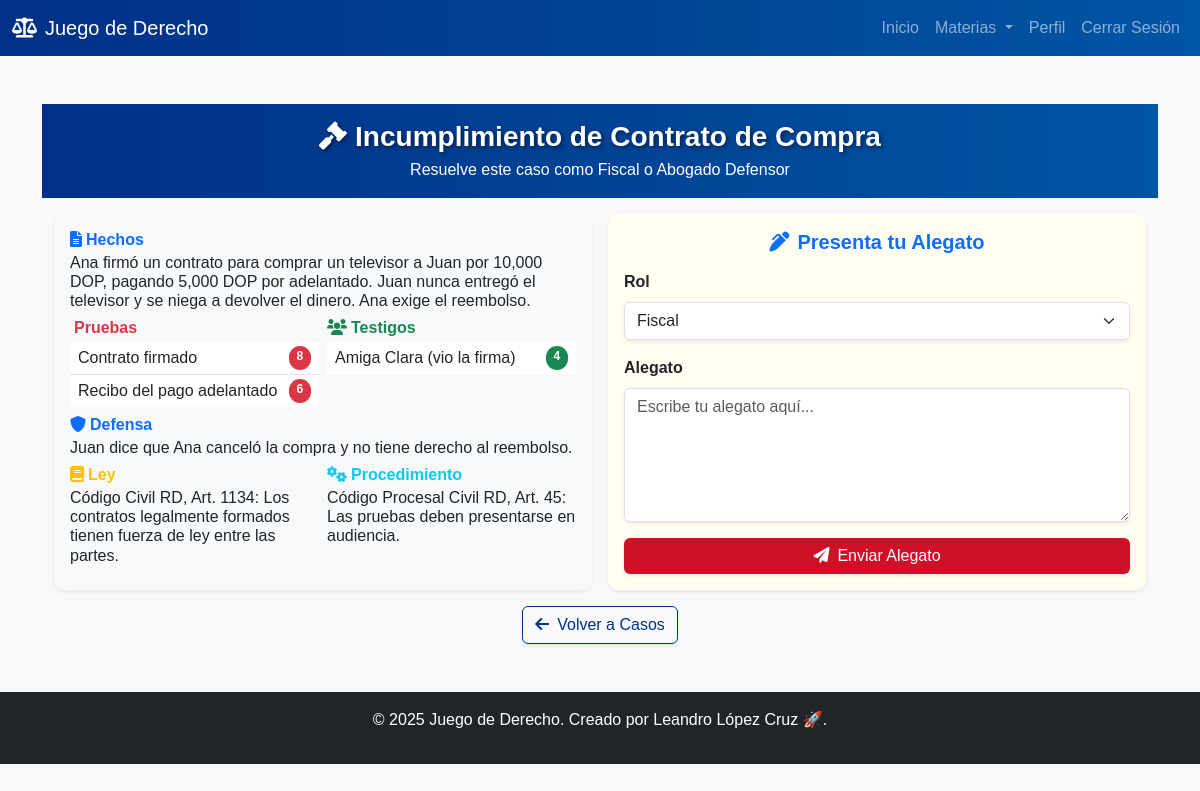
Screenshot of /caso/casos_civil/1 (signed in) with the database file from the repository.
### tables this page shows
CREATE TABLE casos_civil (
            id INTEGER PRIMARY KEY,
            titulo TEXT,
            hechos TEXT,
            pruebas TEXT,
            testigos TEXT,
            defensa TEXT,
            ley TEXT,
            procedimiento TEXT,
            condiciones_ganadoras TEXT
        , dificultad INTEGER DEFAULT 0);

### derecho2.py (the view)
    def wrap(*args, **kwargs):
        if 'user_id' not in session:
            flash("Por favor, inicia sesión primero.")
            return redirect(url_for('login'))
        return f(*args, **kwargs)

### derecho2.py (called while the page is built)
def login_required(f):
    def wrap(*args, **kwargs):
        if 'user_id' not in session:
            flash("Por favor, inicia sesión primero.")
            return redirect(url_for('login'))
        return f(*args, **kwargs)
    wrap.__name__ = f.__name__
    return wrap

### templates/casos.html (shortened to what this page needs)
{% extends "base.html" %}
{% block content %}
<header class="py-3 text-white text-center" style="background: linear-gradient(90deg, #003087, #0055a4);">
    <div class="container">
        <h1 class="fw-bold fs-3 mb-1" style="text-shadow: 2px 2px 4px rgba(0,0,0,0.5);">
            <i class="fas fa-gavel me-2"></i>{{ caso.titulo }}
        </h1>
        <p class="fs-6 mb-0">Resuelve este caso como Fiscal o Abogado Defensor</p>
    </div>
</header>
<div class="container my-3">
    <div class="row g-3">
        <div class="col-md-6">
            <div class="card shadow-sm border-0 h-100" style="background: #f8f9fa;">
                <div class="card-body p-3">
                    <div class="row g-2">
                        <div class="col-12">
                            <h5 class="text-primary fw-bold mb-1 fs-6">
                                <i class="fas fa-file-alt me-1"></i>Hechos
                            </h5>
                            <p class="text-dark mb-0 fs-6" style="line-height: 1.2;">{{ caso.hechos }}</p>
                        </div>
                        <div class="col-6">
                            <h5 class="text-danger fw-bold mb-1 fs-6">
                                Pruebas
                            </h5>
                            <ul class="list-group list-group-flush fs-6">
                                {% for prueba, peso in caso.pruebas.items() %}
                                <li class="list-group-item p-1 d-flex justify-content-between">
                                    <span>{{ prueba }}</span>
                                    <span class="badge bg-danger rounded-pill">{{ peso }}</span>
                                </li>
                                {% endfor %}
                            </ul>
                        </div>
                        <div class="col-6">
                            <h5 class="text-success fw-bold mb-1 fs-6">
                                <i class="fas fa-users me-1"></i>Testigos
                            </h5>
                            <ul class="list-group list-group-flush fs-6">
                                {% for testigo, peso in caso.testigos.items() %}
                                <li class="list-group-item p-1 d-flex justify-content-between">
                                    <span>{{ testigo }}</span>
                                    <span class="badge bg-success rounded-pill">{{ peso }}</span>
                                </li>
                                {% endfor %}
                            </ul>
                        </div>
                        <div class="col-12">
                            <h5 class="text-primary fw-bold mb-1 fs-6">
                                <i class="fas fa-shield-alt me-1"></i>Defensa
                            </h5>
                            <p class="text-dark mb-0 fs-6" style="line-height: 1.2;">{{ caso.defensa }}</p>
                        </div>
                        <div class="col-6">
                            <h5 class="text-warning fw-bold mb-1 fs-6">
                                <i class="fas fa-book me-1"></i>Ley
                            </h5>
                            <p class="text-dark mb-0 fs-6" style="line-height: 1.2;">{{ caso.ley }}</p>
                        </div>
                        <div class="col-6">
                            <h5 class="text-info fw-bold mb-1 fs-6">
                                <i class="fas fa-cogs me-1"></i>Procedimiento
                            </h5>
                            <p class="text-dark mb-0 fs-6" style="line-height: 1.2;">{{ caso.procedimiento }}</p>
                        </div>
                    </div>
                </div>
            </div>
        </div>
        <div class="col-md-6">
            <div class="card shadow-sm border-0 h-100">
                <div class="card-body p-3">
                    {% if resultado %}
                    <div class="alert alert-info h-100 d-flex flex-column justify-content-center p-3" role="alert">
                        <h4 class="alert-heading fw-bold text-info fs-5 mb-2">
                            <i class="fas fa-check-circle me-2"></i>Resultado
                        </h4>
                        <p class="fs-6 mb-0" style="white-space: pre-wrap;">{{ resultado | safe }}</p>
                    </div>
                    {% else %}
                    <h3 class="text-center fw-bold mb-3 text-primary fs-5">
                        <i class="fas fa-pen-alt me-2"></i>Presenta tu Alegato
                    </h3>
                    <form method="POST">
                        <div class="mb-3">
                            <label for="rol" class="form-label fw-bold text-dark fs-6">Rol</label>
                            <select name="rol" id="rol" class="form-select shadow-sm" required>
                                <option value="Fiscal">Fiscal</option>
                            </select>
                        </div>
                        <div class="mb-3">
                            <label for="argumento" class="form-label fw-bold text-dark fs-6">Alegato</label>
                            <textarea name="argumento" id="argumento" class="form-control shadow-sm" rows="5" required placeholder="Escribe tu alegato aquí..."></textarea>
                        </div>
                        <button type="submit" class="btn btn-primary w-100 shadow-sm" style="background: #CE1126; border: none; transition: background 0.3s;">
                            <i class="fas fa-paper-plane me-2"></i>Enviar Alegato
                        </button>
                    </form>
                    {% endif %}
                </div>
            </div>
        </div>
    </div>
    <div class="text-center mt-3">
        <a href="{{ url_for(endpoint) }}" class="btn btn-outline-secondary shadow-sm" style="border-color: #003087; color: #003087; transition: all 0.3s;">
            <i class="fas fa-arrow-left me-2"></i>Volver a Casos
        </a>
    </div>
</div>
{% endblock %}

### static/style.css (style rules this page uses)
body { font-family: 'Arial', sans-serif; background: url('https://www.transparenttextures.com/patterns/paper-fibers.png') repeat; background-color: #f8f9fa; }
.card { box-shadow: 0 4px 8px rgba(0,0,0,0.1); border-radius: 10px; transition: transform 0.3s; border: 1px solid #d3c8a0; background-color: #fffef0; }
.btn-primary { transition: all 0.3s; background-color: #003087; border-color: #003087; }

### templates/casos.html (style rules this page uses)
.card-body { padding: 1rem !important; }
.list-group-item { padding: 0.25rem 0.5rem !important; }

### rows the page displays
casos_civil: titulo "Incumplimiento de Contrato de Compra", hechos "Ana firmó un contrato para comprar un televisor a Juan por 10,000 DOP, pagando 5,000 DOP por adelantado. Juan nunca entregó el televisor y se niega a devolver el dinero. Ana exige el reembolso.", defensa "Juan dice que Ana canceló la compra y no tiene derecho al reembolso.", ley "Código Civil RD, Art. 1134: Los contratos legalmente formados tienen fuerza de ley entre las partes.", procedimiento "Código Procesal Civil RD, Art. 45: Las pruebas deben presentarse en audiencia."

### other values shown
{{ prueba }} "Contrato firmado" "Recibo del pago adelantado"
{{ peso }} "8" "6"
{{ testigo }} "Amiga Clara (vio la firma)"
{{ peso }} "4"
